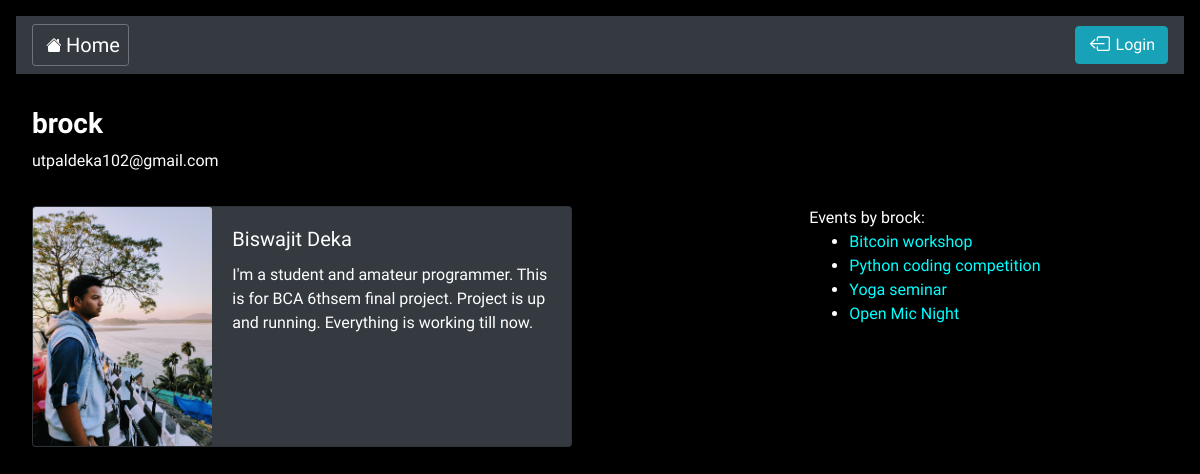
The app's page /accounts/details/1 with its own data.
### accounts/models.py (models this page shows, shortened)
class UserExtraInfo(models.Model):
    user = models.OneToOneField(get_user_model(), on_delete=models.CASCADE)
    full_name = models.CharField(max_length=30)
    bio = models.CharField(max_length=300)
    profile_pic = models.ImageField(blank=True, upload_to='profile_pics/')

### events/models.py (models this page shows, shortened)
class Event(models.Model):
    name = models.CharField(max_length=50)
    description = models.CharField(max_length=500, blank=True)
    start_date = models.DateField(auto_now=False, auto_now_add=False, null=True, blank=True)
    category = models.ForeignKey(Category, on_delete=models.CASCADE)
    organiser = models.ForeignKey(User, on_delete=models.CASCADE)
    city = models.ForeignKey(City, on_delete=models.CASCADE)
    address = models.CharField(max_length=50, blank=True)
    notice = models.CharField(null=True, max_length=50, blank=True)

### accounts/views.py (the view)
# urls.py: path('details/<int:pk>', views.UserDetailView.as_view(), name='user_detail'),
class UserDetailView(DetailView):
    model = User
    context_object_name = 'event_organiser'
    template_name = 'accounts/user_detail.html'

### accounts/templates/accounts/user_detail.html (shortened to what this page needs)
{% extends 'events/base.html' %}
{% block content %}
<div class="mx-3">
    <h3><strong>{{event_organiser.username}}</strong></h3>
    {{event_organiser.email}} <hr>
    <div class="row">
        <div class="col-8">
            {% if event_organiser.userextrainfo %}
                <div class="card bg-dark mb-3" style="max-width: 540px;">
                    <div class="row no-gutters">
                        <div class="col-md-4">
                            {% if event_organiser.userextrainfo.profile_pic %}
                                <img src="{{ event_organiser.userextrainfo.profile_pic.url }}" class="card-img" alt="No Image Available">
                            {% else %}
                                <p>No Image Available</p>
                            {% endif %}
                        </div>
                        <div class="col-md-8">
                            <div class="card-body">
                                <h5 class="card-title">{{ event_organiser.userextrainfo.full_name|title }}</h5>
                                <p class="card-text">{{ event_organiser.userextrainfo.bio }}</p>
                            </div>
                        </div>
                    </div>
                </div>
            {% else %}
                {% if user == event_organiser %}
                    <a class="btn btn-info" href="{% url 'accounts:create_user_extra' %}">Complete Your Profile to Create Events!</a>
                {% endif %}
            {% endif %}
        </div>
        <div class="col">
            {% if user == event_organiser %}
                Your Events:
            {% else %}
                Events by {{event_organiser.username}}:
            {% endif %}
            <ul>
                {% for event in event_organiser.event_set.all %}
                    <li><a href="{% url 'events:event_detail' pk=event.pk %}">{{event.name}}</a></li>
                {% empty %}
                    <li>No Event Available!</li>
                {% endfor %}
            </ul>
            <hr>
        </div>
    </div>
</div>
{% endblock %}

### events/static/events/master.css (style rules this page uses)
body { background-color: black; color: white; font-family: 'Balsamiq Sans', cursive; }
a { color: aqua; }

### records on screen
Event: name "Bitcoin workshop"
Event: name "Python coding competition"
Event: name "Yoga seminar"
Event: name "Open Mic Night"

### other values on screen
{{ event_organiser.username }} "brock"
{{ event_organiser.email }} "utpaldeka102@gmail.com"
{{ event_organiser.userextrainfo.full_name|title }} "Biswajit Deka"
{{ event_organiser.userextrainfo.bio }} "I'm a student and amateur programmer. This is for BCA 6thsem final project. Project is up and running. Everything is working till now."
